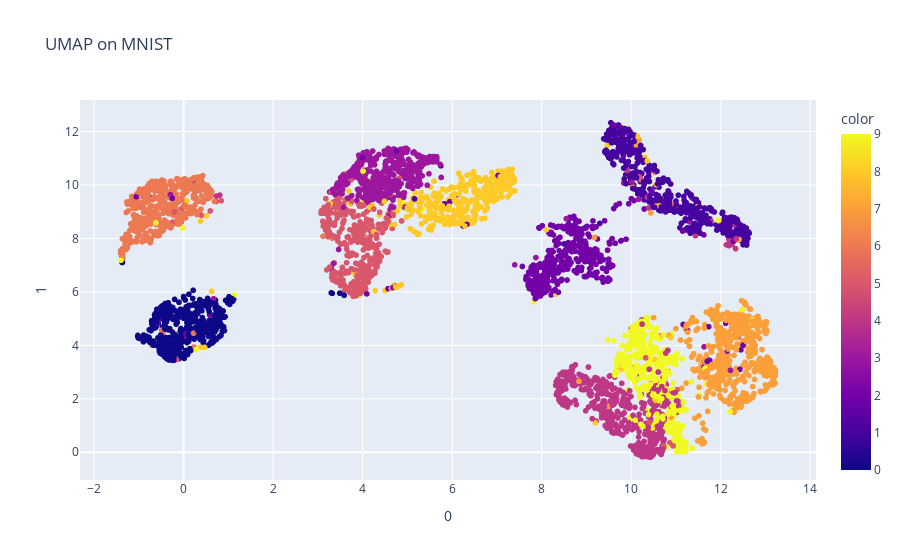

Here is the notebook cell this chart was saved with:
### Code cell
# umap
umap = UMAP(n_components=2, random_state=42)

umap_result = umap.fit_transform(high_dim_data)
fig = px.scatter(umap_result, x=0, y=1, color=metadata.astype(int), title='UMAP on MNIST')
fig.show()

### Figure 1 — Plotly figure (JSON) as saved in the notebook; plotly's stock layout.template omitted (floating-point values rounded to 4 significant figures; data arrays with more than 128 entries replaced by an {"elided": "..."} marker saying what was removed)
{"data": [{"hovertemplate": "0=%{x}<br>1=%{y}<br>color=%{marker.color}<extra></extra>", "legendgroup": "", "marker": {"color": {"elided": "5000 int values"}, "coloraxis": "coloraxis", "symbol": "circle"}, "mode": "markers", "name": "", "showlegend": false, "type": "scattergl", "x": {"elided": "5000 float values"}, "xaxis": "x", "y": {"elided": "5000 float values"}, "yaxis": "y"}], "layout": {"coloraxis": {"colorbar": {"title": {"text": "color"}}, "colorscale": [[0, "#0d0887"], [0.1111, "#46039f"], [0.2222, "#7201a8"], [0.3333, "#9c179e"], [0.4444, "#bd3786"], [0.5556, "#d8576b"], [0.6667, "#ed7953"], [0.7778, "#fb9f3a"], [0.8889, "#fdca26"], [1, "#f0f921"]]}, "legend": {"tracegroupgap": 0}, "title": {"text": "UMAP on MNIST"}, "xaxis": {"anchor": "y", "domain": [0, 1], "title": {"text": "0"}}, "yaxis": {"anchor": "x", "domain": [0, 1], "title": {"text": "1"}}}}
